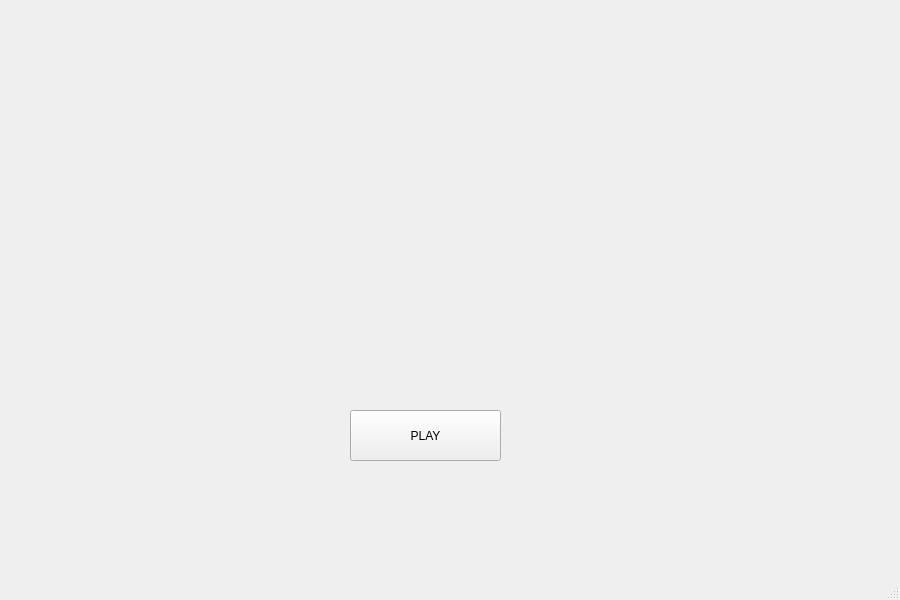
<?xml version="1.0" encoding="UTF-8"?>
<ui version="4.0">
 <class>MainWindow</class>
 <widget class="QMainWindow" name="MainWindow">
  <property name="geometry">
   <rect>
    <x>0</x>
    <y>0</y>
    <width>900</width>
    <height>600</height>
   </rect>
  </property>
  <property name="windowTitle">
   <string>MainWindow</string>
  </property>
  <widget class="QWidget" name="centralwidget">
   <widget class="QLabel" name="label">
    <property name="geometry">
     <rect>
      <x>0</x>
      <y>-20</y>
      <width>900</width>
      <height>600</height>
     </rect>
    </property>
    <property name="text">
     <string/>
    </property>
    <property name="pixmap">
     <pixmap resource="image/resource.qrc">:/new/prefix1/page1.png</pixmap>
    </property>
    <property name="scaledContents">
     <bool>true</bool>
    </property>
   </widget>
   <widget class="QPushButton" name="Play">
    <property name="geometry">
     <rect>
      <x>350</x>
      <y>410</y>
      <width>151</width>
      <height>51</height>
     </rect>
    </property>
    <property name="text">
     <string>PLAY</string>
    </property>
   </widget>
  </widget>
  <widget class="QMenuBar" name="menubar">
   <property name="geometry">
    <rect>
     <x>0</x>
     <y>0</y>
     <width>900</width>
     <height>25</height>
    </rect>
   </property>
  </widget>
  <widget class="QStatusBar" name="statusbar"/>
 </widget>
 <resources>
  <include location="image/resource.qrc"/>
 </resources>
 <connections/>
</ui>
